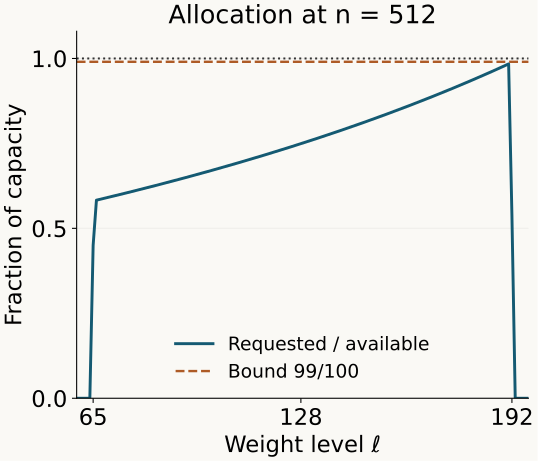

Write Python code to recreate this figure.
"""Exact binomial allocation and its illustrative occupancy plot.

Run with Python, Fraction and matplotlib. The SVG is written beside this file.
All capacity and mass comparisons use exact integers and rational numbers;
conversion to floating point is confined to plotted coordinates.
"""
from pathlib import Path
from fractions import Fraction as F
from math import comb
import json
import matplotlib
matplotlib.use('Agg')
import matplotlib.pyplot as plt

def allocation():
    n=512; lam=F(1,3); beta=F(3,5); eta=F(1,4)
    rho=lam/(1+lam); a=1/(1+lam); C=1+2*lam
    capacities=[comb(n,k) for k in range(n+1)]
    requests=[int((1-eta)*beta*capacities[k]) if 65<=k<=191 else 0 for k in range(n+1)]
    occupancy=[requests[k]+(2*requests[k-1] if k else 0) for k in range(n+1)]
    ratios=[F(b,c) for b,c in zip(occupancy,capacities)]
    retained=C*sum((requests[k]*lam**k*a**n for k in range(n+1)),F(0))
    tail=F(8,441); rounding=F(855)*a**n; loss_bound=eta+tail+rounding
    assert all(0<=b<=c for b,c in zip(occupancy,capacities))
    assert max(ratios)<=F(99,100)
    assert retained<=1 and retained>F(7,10)
    assert 1-retained<=loss_bound<F(3,10)
    assert [k for k,b in enumerate(occupancy) if b]==list(range(65,193))
    return ratios,{'n':n,'levels_checked':n+1,'all_capacities_hold':True,'proved_occupancy_bound':'99/100','max_occupancy':str(max(ratios)),'retained_mass':str(retained),'loss_bound':str(loss_bound),'retained_above':'7/10','all_comparisons_exact':True}

def render(destination):
    ratios, evidence=allocation()
    plt.rcParams.update({'font.size':17,'svg.fonttype':'none','axes.titlesize':19,'axes.labelsize':17})
    fig,ax=plt.subplots(figsize=(5.6,4.8),layout='constrained')
    fig.patch.set_facecolor('#faf9f5');ax.set_facecolor('#faf9f5')
    ax.plot(range(60,198),[float(ratios[k]) for k in range(60,198)],color='#145a72',linewidth=2.2,label='Requested / available')
    ax.axhline(.99,color='#ae5b26',linestyle='--',linewidth=1.8,label='Bound 99/100')
    ax.axhline(1,color='#333333',linestyle=':',linewidth=1.5)
    ax.set(xlim=(60,197),ylim=(0,1.08),xticks=[65,128,192],yticks=[0,.5,1],xlabel='Weight level ℓ',ylabel='Fraction of capacity',title='Allocation at n = 512')
    ax.grid(axis='y',alpha=.15);ax.spines[['top','right']].set_visible(False)
    ax.legend(loc='lower center',fontsize=14,frameon=False)
    fig.savefig(destination,metadata={'Title':'Binomial level capacities for a three-sheet profile','Description':'Exact integer allocation from Example 1.3; plotting coordinates are rounded.'})
    plt.close(fig)
    return evidence

if __name__=='__main__':
    out=Path(__file__).with_name('binomial-capacity-reserve.svg')
    evidence=render(out)
    print(json.dumps(evidence))
